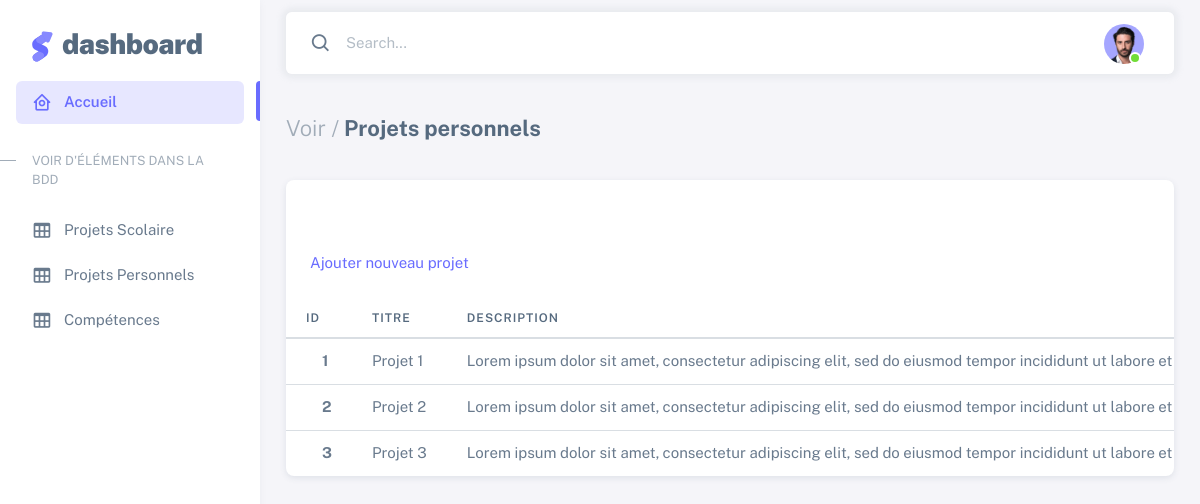
/admin/voir-projet-perso.php, run on the app's committed database.
### tables this page shows
CREATE TABLE `projets_persos` (
  `id` int(11) NOT NULL,
  `titre` varchar(50) NOT NULL,
  `description` text NOT NULL,
  `date_real` date NOT NULL,
  `lien` text NOT NULL,
  `image` text NOT NULL
);

### admin/voir-projet-perso.php (the view, shortened to what this page needs)
<?php
include "header.php";
include "navbar.php";
include "../basededonnees.php";
$MESSAGE_SQL_COMP_ProjPers = "SELECT * FROM projets_persos;";
$requeteVoirProjPersos = $basededonnees->prepare($MESSAGE_SQL_COMP_ProjPers);
$requeteVoirProjPersos->execute();
$voirProjetsPersos = $requeteVoirProjPersos->fetchAll();
?>
    <div class="content-wrapper">
        <div class="container-xxl flex-grow-1 container-p-y">
            <h4 class="fw-bold py-3 mb-4"><span class="text-muted fw-light">Voir /</span> Projets personnels</h4>
            <div class="card">
                <h5 class="card-header"></h5>
                <a class="card-header" href="ajout-projet-perso.php" class="btn btn-primary btn-lg active" role="button" aria-pressed="true">Ajouter nouveau projet</a>
                <div class="table-responsive text-nowrap">
                    <table class="table">
                        <thead>
                        <tr>
                            <th>Id</th>
                            <th>Titre</th>
                            <th>Description</th>
                        </tr>
                        </thead>
                        <tbody class="table-border-bottom-0">
                        <?php
                        foreach($voirProjetsPersos as $verProjectoPersos){
                            $idProjectoPersos = $verProjectoPersos["id"];
                            $titreProjectoPersos = $verProjectoPersos["titre"];
                            $descriptionProjectoPersos = $verProjectoPersos["description"];
                            ?>
                            <tr>
                                <td><i class="fab fa-angular fa-lg text-danger me-3"></i> <strong><?=$idProjectoPersos?></strong></td>
                                <td><?=$titreProjectoPersos?></td>
                                <td>
                                    <?=$descriptionProjectoPersos?>
                                </td>
                            </tr>
                            <?php
                        }
                        ?>
                        </tbody>
                    </table>
                </div>
            </div>
        </div>
    </div>
<?php
include "footer.php";
?>

### data on the page
projets_persos: id "1", titre "Projet 1", description "Lorem ipsum dolor sit amet, consectetur adipiscing elit, sed do eiusmod tempor incididunt ut labore et…"
projets_persos: id "2", titre "Projet 2", description "Lorem ipsum dolor sit amet, consectetur adipiscing elit, sed do eiusmod tempor incididunt ut labore et…"
projets_persos: id "3", titre "Projet 3", description "Lorem ipsum dolor sit amet, consectetur adipiscing elit, sed do eiusmod tempor incididunt ut labore et…"
